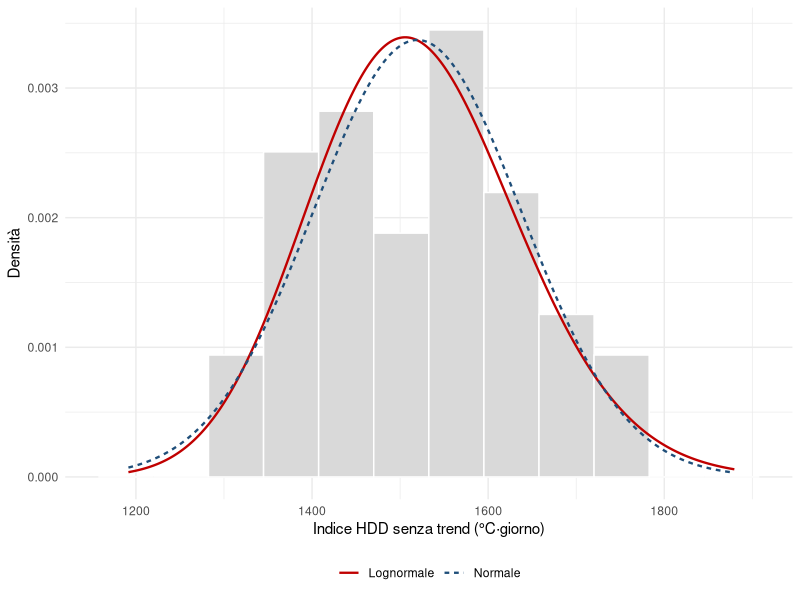

Here is the R script that generated this plot:
# 03 - Index modelling: scelta della distribuzione dell'indice
#
# Input:  risultati/indice_hdd_stima.csv (prodotto dallo script 02)
# Output: risultati/tab_distribuzioni.csv
#         risultati/03_distribuzioni.txt
#         grafici/figura10_distribuzioni.png

# directory di lavoro: la cartella principale del repository 
library(MASS)
library(ggplot2)

stima <- read.csv("risultati/indice_hdd_stima.csv")
x <- stima$HDD_detrend

# stima di massima verosimiglianza delle due distribuzioni candidate
fit_normale <- fitdistr(x, "normal")
fit_lognormale <- fitdistr(x, "lognormal")

# criterio di Akaike: AIC = 2k - 2 log-verosimiglianza (k = 2 parametri)
# il valore piu basso indica l'adattamento migliore
aic_normale <- 2 * 2 - 2 * fit_normale$loglik
aic_lognormale <- 2 * 2 - 2 * fit_lognormale$loglik

tab <- data.frame(
  distribuzione = c("Normale", "Lognormale"),
  parametro_1 = c(fit_normale$estimate[1], fit_lognormale$estimate[1]),
  parametro_2 = c(fit_normale$estimate[2], fit_lognormale$estimate[2]),
  log_verosimiglianza = c(fit_normale$loglik, fit_lognormale$loglik),
  AIC = c(aic_normale, aic_lognormale)
)
write.csv(tab, "risultati/tab_distribuzioni.csv", row.names = FALSE)

# test di Shapiro-Wilk: ipotesi nulla = i dati provengono da una normale
test_normalita <- shapiro.test(x)

capture.output(
  print(tab),
  test_normalita,
  file = "risultati/03_distribuzioni.txt"
)

# Figura 10: istogramma dell'indice senza trend e le due densita stimate
griglia <- seq(min(x) - 100, max(x) + 100, length.out = 300)
curve <- data.frame(
  hdd = c(griglia, griglia),
  densita = c(dnorm(griglia, fit_normale$estimate[1], fit_normale$estimate[2]),
              dlnorm(griglia, fit_lognormale$estimate[1], fit_lognormale$estimate[2])),
  distribuzione = rep(c("Normale", "Lognormale"), each = length(griglia))
)

grafico <- ggplot() +
  geom_histogram(data = data.frame(x = x), aes(x = x, y = after_stat(density)),
                 bins = 12, fill = "grey85", colour = "white") +
  geom_line(data = curve, aes(x = hdd, y = densita, colour = distribuzione,
                              linetype = distribuzione), linewidth = 0.8) +
  scale_colour_manual(values = c("Normale" = "#1f4e79", "Lognormale" = "#c00000")) +
  labs(x = "Indice HDD senza trend (°C·giorno)", y = "Densità",
       colour = NULL, linetype = NULL) +
  theme_minimal() +
  theme(legend.position = "bottom")

ggsave("grafici/figura10_distribuzioni.png", grafico, width = 16, height = 9, units = "cm", dpi = 300)
